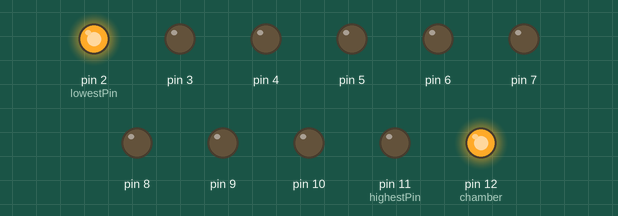
This sketch was run on a simulated Arduino Uno, built with avr-gcc and run on an emulated ATmega328P. Parts: output pins drawn as LEDs (lit = HIGH).

Above: at 0.1 s.
At 0.5 s:
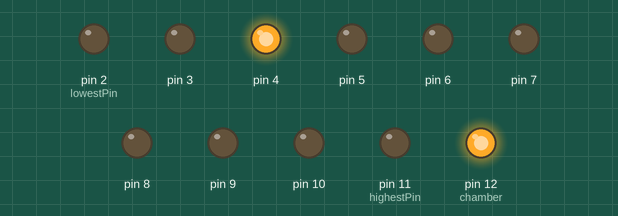
At 0.9 s:
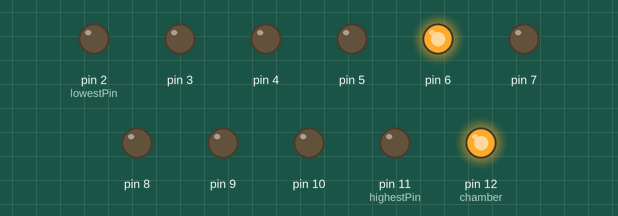
At 1.3 s:
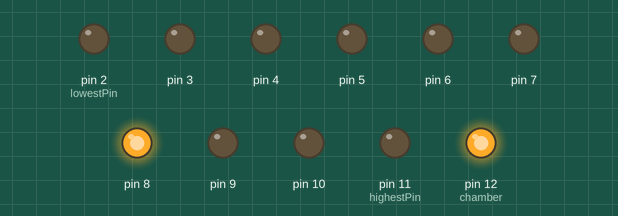
At 1.9 s:
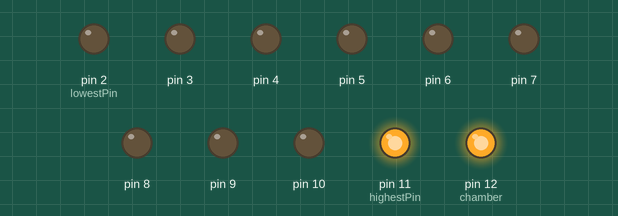
At 2.7 s:
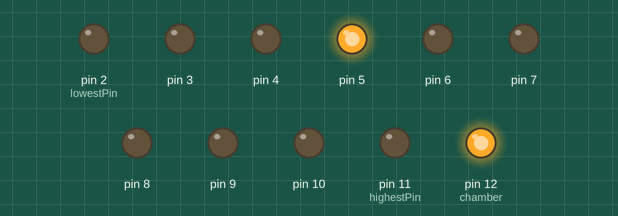
Timing chart, 0 to 3.0 s (numbered marks = the images above):
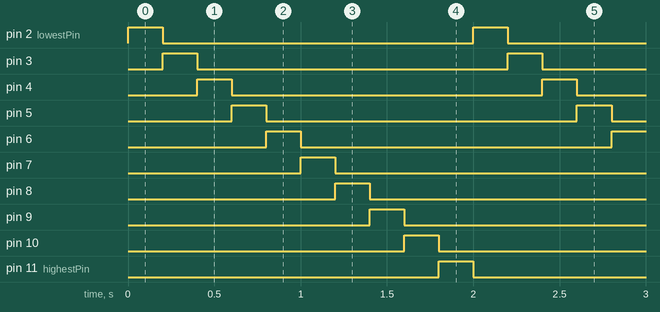

Measured:
- by itself, pin 2 (lowestPin), pin 3–10, pin 11 (highestPin): alternates HIGH for 0.20 s and LOW for 1.8 s
- by itself, pin 12 (chamber): LOW → HIGH at 0.00 s
- by itself, everything shown: repeats every 2.0 s, in 10 steps

The sketch:

Warp_Core_Lights_nano.ino
```cpp
//Warp Core Lights
/* Ten LEDs will light up then go out in sequence.
This process will repeat indefinitely.*/
//2020.12.05
//Ralnarene
/**************************************/
const int lowestPin = 2;//the lowest one attach to
const int highestPin = 11;//the highest one attach to
const int chamber = 12;//warp core chamber light
/**************************************/
void setup()
{
  //set pins 2 through 11 as output
  for (int thisPin = lowestPin; thisPin <= highestPin; thisPin++)
  {
    pinMode(thisPin, OUTPUT); //initialize thisPin as an output
  }
  pinMode(chamber, OUTPUT); //initialize chamber as an output
}
/****************************************/
void loop()
{
  //iterate over the pins
  //turn the led on from lowest to the highest
  digitalWrite(chamber, HIGH); //turn on chamber light
  for (int thisPin = lowestPin; thisPin <= highestPin; thisPin++)
  {
    digitalWrite(highestPin, LOW); //turn last led in sequence off
    digitalWrite(thisPin, HIGH); //turn this led on
    digitalWrite(thisPin - 1, LOW); //turn previous led off
    delay(200);//wait for 200 microseconds
  }
}
```
